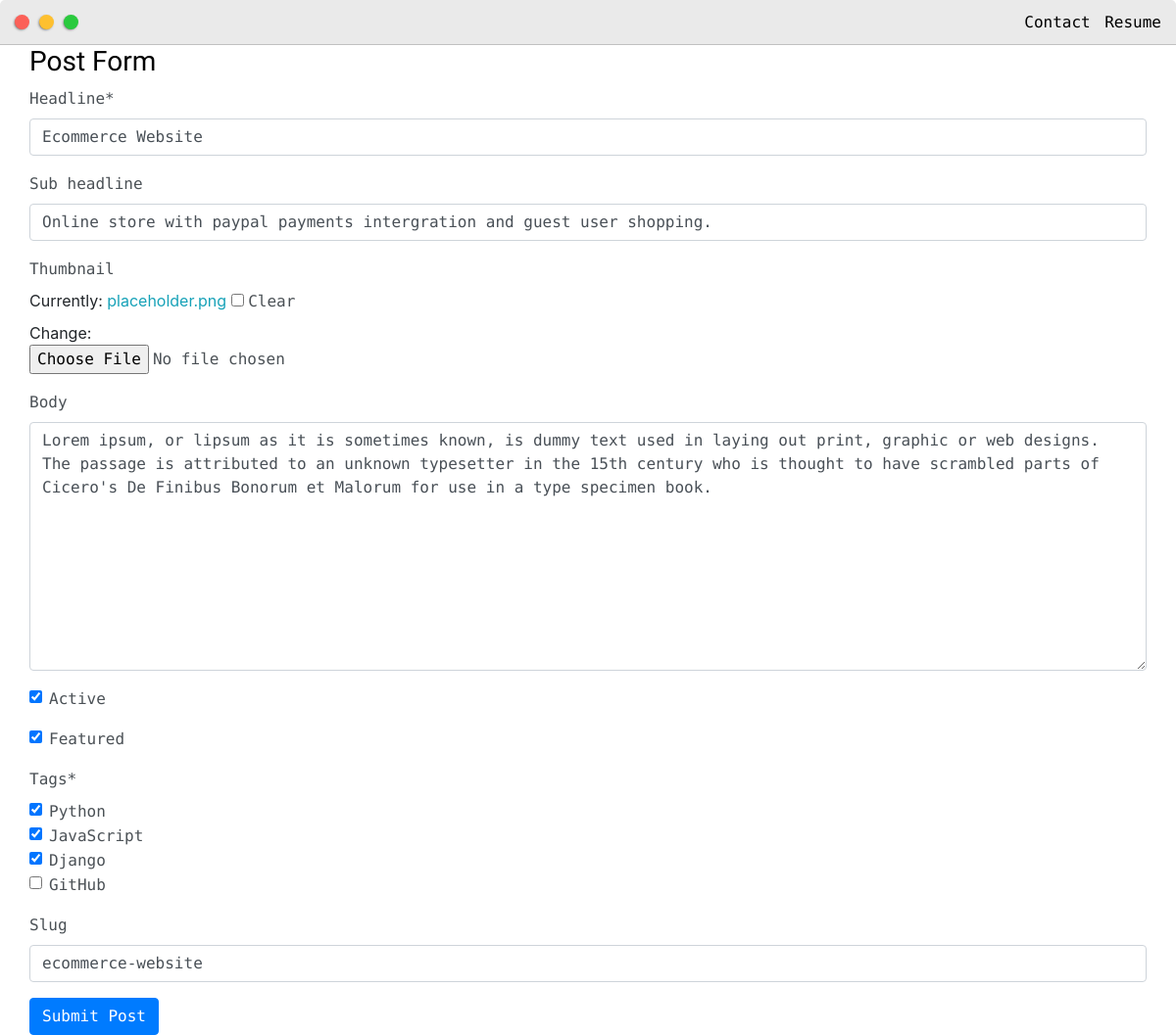
The app's page /update_post/ecommerce-website/ (signed in), older data.
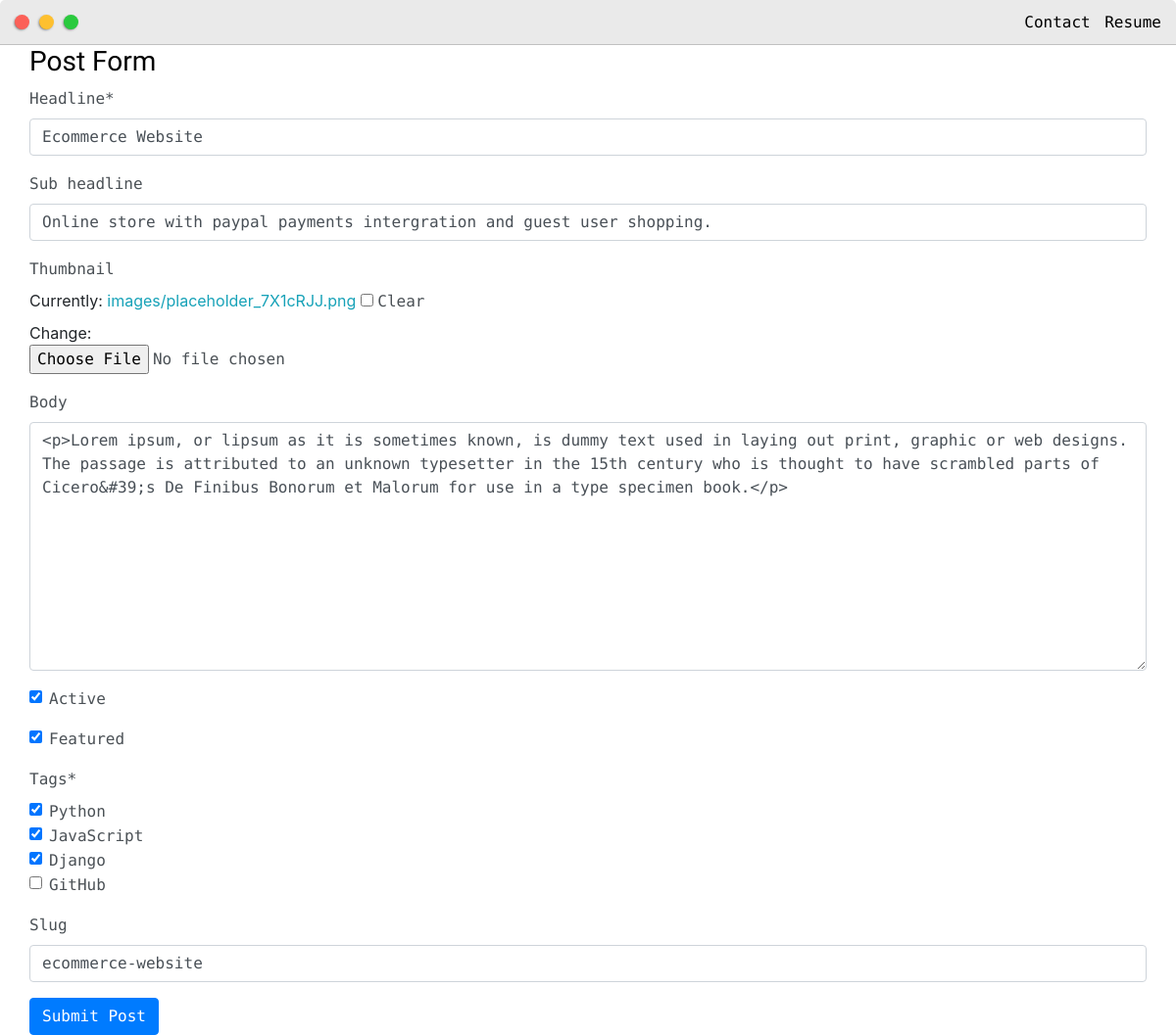
The same page, newer data.
### base/models.py (models this page shows, shortened)
class Post(models.Model):
    headline = models.CharField(max_length=200)
    sub_headline = models.CharField(max_length=200, null=True, blank=True)
    thumbnail = models.ImageField(null=True, blank=True, upload_to="images", default="placeholder1.png")
    body = RichTextUploadingField(null=True, blank=True)
    created = models.DateTimeField(auto_now_add=True)
    active = models.BooleanField(default=False)
    featured = models.BooleanField(default=False)
    tags = models.ManyToManyField(Tag, null=True)
    slug = models.SlugField(null=True, blank=True)

### base/views.py (the view)
# urls.py: path('update_post/<slug:slug>/', views.updatePost, name='update_post'),
@login_required(login_url="home")
def updatePost(request, slug):
    post = Post.objects.get(slug=slug)
    form = PostForm(instance=post)
    if request.method == 'POST':
        form = PostForm(request.POST, request.FILES, instance=post)
        if form.is_valid():
            form.save()
        return redirect('posts')
    context = {'form': form}
    return render(request, 'base/post_form.html', context)

### base/forms.py
class PostForm(ModelForm):
    class Meta:
        model = Post
        fields = '__all__'
        widgets = {
            'tags': forms.CheckboxSelectMultiple(),
        }

### base/models.py (called while the page is built)
    def __str__(self):
        return self.name

### base/templates/base/post_form.html (shortened to what this page needs)
{% extends 'base/main.html' %}
{% load static %}
{% load crispy_forms_tags %}
{% block content %}
<div class="main-container">
    <h3>Post Form</h3>
    <form action="" method="POST" enctype="multipart/form-data">
        {{ form | crispy}}
        <input class="btn btn-primary" type="submit" value="Submit Post">
    </form>
</div>
{% endblock %}

Row changes from the older to the newer data that the page shows:
changed Post "Ecommerce Website": body "Lorem ipsum, or lipsum as it is sometimes known, is dummy text used in laying out print, graphic or web designs. The passage is attributed to an unknown typesetter in the 15th century who is thought to have scrambled parts of Cicero's De Finibus Bonorum et Malorum for use in a type specimen book." → "<p>Lorem ipsum, or lipsum as it is sometimes known, is dummy text used in laying out print, graphic or web designs. The passage is attributed to an unknown typesetter in the 15th century who is thought to have scrambled parts of Cicero&#39;s De Finibus Bonorum et Malorum for use in a type specimen book.</p>"
Text that changed along with them:
text no longer shown: "Headline * Sub headline Thumbnail Currently: placeholder.png Clear Change: Body Active Featured Tags * Python JavaScript Django GitHub Slug"
text now shown: "Headline * Sub headline Thumbnail Currently: images/placeholder_7X1cRJJ.png Clear Change: Body Active Featured Tags * Python JavaScript Django GitHub Slug"
